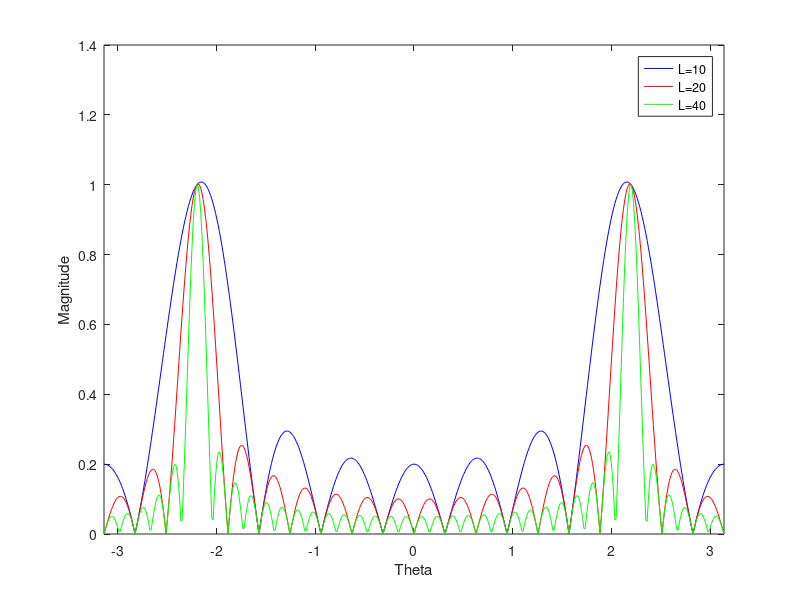

This chart was generated by the following MATLAB code:
theta = linspace(-pi, pi, 501);
theta_c = 0.7*pi;

L1 = 10;
L2 = 20;
L4 = 40;

n1 = linspace(0, L1-1, L1);
n2 = linspace(0, L2-1, L2);
n4 = linspace(0, L4-1, L4);

H2_N1 = (2/L1)*cos(n1*theta_c);
H2_N2 = (2/L2)*cos(n2*theta_c);
H2_N4 = (2/L4)*cos(n4*theta_c);

H2_1 = freqz(H2_N1, 1, theta);
HH_10 = abs(H2_1);
H2_2 = freqz(H2_N2, 1, theta);
HH_20 = abs(H2_2);
H2_4 = freqz(H2_N4, 1, theta);
HH_40 = abs(H2_4);

trig1a = find((abs(H2_1)/max(H2_1)) > (1/sqrt(2)));
trig1b = min(trig1a(trig1a > 100));
trig1c = max(trig1a(trig1a > 100));
Wpb_L10 = theta(trig1c) - theta(trig1b);

trig2a = find((abs(H2_2)/max(H2_2)) > (1/sqrt(2)));
trig2b = min(trig2a(trig2a > 100));
trig2c = max(trig2a(trig2a > 100));
Wpb_L20 = theta(trig2c) - theta(trig2b);

trig4a = find((abs(H2_4)/max(H2_4)) > (1/sqrt(2)));
trig4b = min(trig4a(trig4a > 100));
trig4c = max(trig4a(trig4a > 100));
Wpb_L40 = theta(trig4c) - theta(trig4b);

plot(theta, HH_10, 'b');
hold on;
plot(theta, HH_20, 'r');
hold on;
plot(theta, HH_40, 'g');
xlim([-pi, pi]);
hold on;
legend('L=10', 'L=20', 'L=40');
ylabel("Magnitude");
xlabel("Theta");